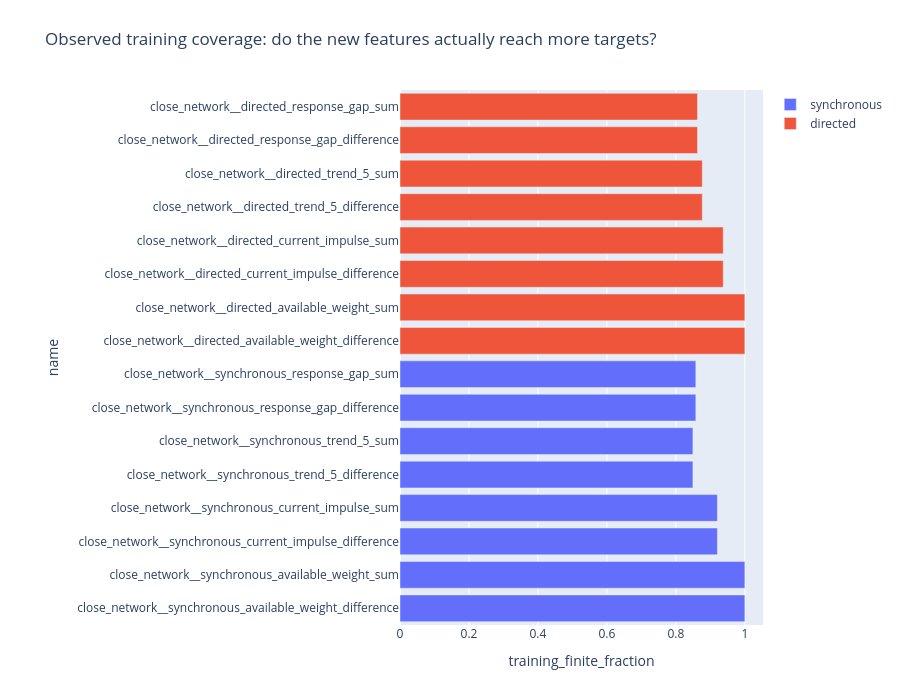

The notebook cell saved with this chart:
### Markdown cell above
## Observed training coverage

### Code cell
figures[2][1].show(renderer='plotly_mimetype')

### Figure 1 — Plotly figure (JSON) as saved in the notebook; plotly's stock layout.template omitted (floating-point values rounded to 4 significant figures)
{"data": [{"hovertemplate": "group=synchronous<br>training_finite_fraction=%{x}<br>name=%{y}<extra></extra>", "legendgroup": "synchronous", "marker": {"color": "#636efa", "pattern": {"shape": ""}}, "name": "synchronous", "orientation": "h", "showlegend": true, "textposition": "auto", "type": "bar", "x": [1.0, 1.0, 0.9203, 0.9203, 0.8494, 0.8494, 0.8579, 0.8579], "xaxis": "x", "y": ["close_network__synchronous_available_weight_difference", "close_network__synchronous_available_weight_sum", "close_network__synchronous_current_impulse_difference", "close_network__synchronous_current_impulse_sum", "close_network__synchronous_trend_5_difference", "close_network__synchronous_trend_5_sum", "close_network__synchronous_response_gap_difference", "close_network__synchronous_response_gap_sum"], "yaxis": "y"}, {"hovertemplate": "group=directed<br>training_finite_fraction=%{x}<br>name=%{y}<extra></extra>", "legendgroup": "directed", "marker": {"color": "#EF553B", "pattern": {"shape": ""}}, "name": "directed", "orientation": "h", "showlegend": true, "textposition": "auto", "type": "bar", "x": [1.0, 1.0, 0.9373, 0.9373, 0.8765, 0.8765, 0.8627, 0.8627], "xaxis": "x", "y": ["close_network__directed_available_weight_difference", "close_network__directed_available_weight_sum", "close_network__directed_current_impulse_difference", "close_network__directed_current_impulse_sum", "close_network__directed_trend_5_difference", "close_network__directed_trend_5_sum", "close_network__directed_response_gap_difference", "close_network__directed_response_gap_sum"], "yaxis": "y"}], "layout": {"barmode": "relative", "height": 690, "legend": {"title": {"text": ""}, "tracegroupgap": 0}, "margin": {"b": 65, "l": 400, "r": 25, "t": 90}, "title": {"text": "Observed training coverage: do the new features actually reach more targets?"}, "xaxis": {"anchor": "y", "domain": [0, 1], "title": {"text": "training_finite_fraction"}}, "yaxis": {"anchor": "x", "domain": [0, 1], "title": {"text": "name"}}}}
